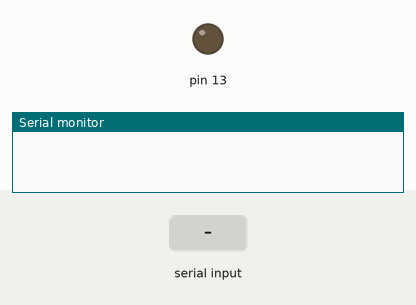
Simulated run of this sketch. Board: Arduino Uno, built with avr-gcc and run on an emulated ATmega328P. On the bench: output pins drawn as LEDs (lit = HIGH), the last lines printed to the serial monitor. The inputs (shaded band) are chosen by the test bench.

Above: at 1.2 s.
1.3 s: "k" received over Serial
At 1.8 s:
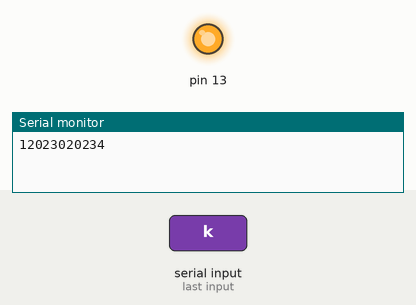
Timing chart, 0 to 4.3 s (numbered marks = the images above; inputs shaded):
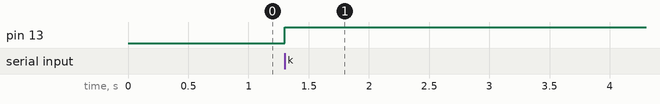

The sketch:

ArduinoSerial.ino
```cpp
// the setup function runs once when you press reset or power the board
void setup() {
  Serial.begin(9600);
  pinMode(13, OUTPUT);
}

// the loop function runs over and over again forever
void loop() {
  if(Serial.available()>0){
    char ByteLlegando = Serial.read();
    if(ByteLlegando == 'k'){
      digitalWrite(13, HIGH);
      Serial.print("12023020234"); // wait for a second
    }
  }
}
```

Measured:
- after the input at 1.3 s, pin 13: LOW → HIGH at once
